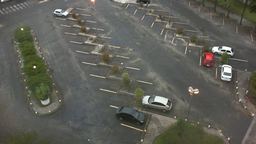
//> input picture testingEnv/ParkingLot_dataset/sequence3/frames/2013-03-19_07_05_01.png, 256 x 144 px, shrunk from 1280 x 720 before the run
$ ./main   (built with g++ and OpenCV 4)
//> lines starting //> are read from the running program, lines starting //| are printed output that depends on the picture; after the words box and inside, x2 and y2 are one past the last pixel; in counts of white or black regions, pixels touching at a corner belong together
//
// Created by trigger on 8/7/24.
//
#include <opencv2/opencv.hpp>

using namespace cv;
using namespace std;

typedef struct Params{

    //define Mat needed to run the method to test
    Mat img;
    Mat mask;
} gParams;

Mat mergeMask(const vector<Mat>& masks){
    if(masks.empty()){
        throw runtime_error("No mask provided, check parameters");
    }


    Mat merged = masks[0].clone();

    for (size_t i = 1; i < masks.size(); ++i) {
        bitwise_or(merged, masks[i], merged);
    }

    return merged;
}

void onMouse(int event, int col, int row, int flags, void* userdata){

    Params &params = *((Params*)userdata);

    if(event == EVENT_LBUTTONDOWN)
    {
        if(params.mask.at<Vec3b>(Point(col, row))[1] == 255){
            std::cout << "Callback OK: PARKED CAR detected at pos: " << col << "   " << row << std::endl;
        } else if(params.mask.at<Vec3b>(Point(col, row))[1] == 0){
            std::cout << "Callback OK: BACKGROUND detected at pos: " << col << "   " << row << std::endl;
        }

    }
}

int main() {
    // Load the image
    Mat img = imread("/home/trigger/Documents/GitHub/Parking_lot_occupancy/ParkingLot_dataset/sequence3/frames/2013-03-19_07_05_01.png");
//> img is the input picture: 144 rows x 256 cols, CV_8UC3; mean B, G, R 86.4, 94.2, 93.9
    if (img.empty()) {
        cout << "Could not open or find the image" << endl;
        return -1;
    }

    gParams userdata;

    Mat bg, fg;
    Mat result = img.clone();

    vector<Mat> masks;

    cv::Mat ycrcb_image;
    cvtColor(img, ycrcb_image, cv::COLOR_BGR2YCrCb);
//> ycrcb_image: 144 rows x 256 cols, CV_8UC3; mean of channels 0, 1, 2 93.2, 128.5, 124.1

    // Split the image into separate channels
    std::vector<cv::Mat> channels;
    split(ycrcb_image, channels);
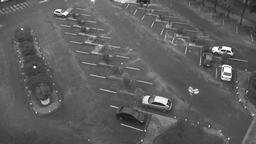
//> channels[0]: 144 rows x 256 cols, CV_8UC1; min 12, max 255, mean 93.2
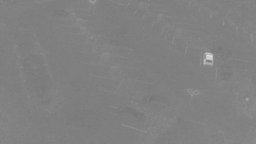
//> channels[1]: 144 rows x 256 cols, CV_8UC1; min 114, max 223, mean 128.5

    // Apply Histogram Equalization to the Y channel (intensity)
    equalizeHist(channels[0], channels[0]);
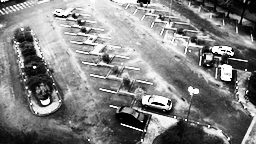
//> channels[0]: 144 rows x 256 cols, CV_8UC1; min 0, max 255, mean 129.5

    // Merge the channels back
    cv::Mat equalized_image;
    merge(channels, equalized_image);
//> equalized_image: 144 rows x 256 cols, CV_8UC3; mean of channels 0, 1, 2 129.5, 128.5, 124.1

    // Convert the image back from YCrCb to BGR
    cvtColor(equalized_image, equalized_image, cv::COLOR_YCrCb2BGR);
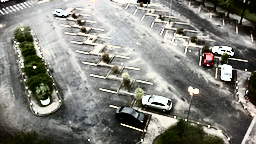
//> equalized_image: 144 rows x 256 cols, CV_8UC3; mean B, G, R 123.2, 130.5, 130.1
    Mat finalSegMask;

    int rectWidth = 170;
    int rectHeight = 100;

    int stepSizei = 170;
    int stepSizej = 100;

    while(true){
        try {
            Mat mask;
            mask.setTo(Scalar(GC_BGD));

            Rect r = selectROI(img);
//> the box from (64, 36) to (192, 108) is selected with the mouse
//> r = Rect(64, 36, 128, 72)

            cout << "STARTED" << endl;

            grabCut(equalized_image, mask, r, bg, fg, 5, GC_INIT_WITH_RECT);
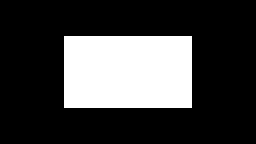
//> mask: 144 rows x 256 cols, CV_8UC1; values 0 (black) and 2 (white), 25% white; 1 white region, box (x1, y1, x2, y2) and area: (64, 36, 192, 108) 9216
//> bg = 65 values, max 570.3 at index 42, min 0.16 at index 0, mean 245.8; fg = 65 values, max 584.8 at index 29, min 0 at index 0, mean 190.3

            grabCut(equalized_image, mask, r, bg, fg, 2, GC_INIT_WITH_MASK);


            Mat fgMask = Mat::zeros(img.size(), img.type());

            for (int x = 0; x < img.rows; x++) {  // Iterate over rows (height)
                for (int y = 0; y < img.cols; y++) {  // Iterate over columns (width)
                    if ((int) mask.at<uchar>(cv::Point(y, x)) == 3 || (int) mask.at<uchar>(cv::Point(y, x)) == 1) {
                        fgMask.at<Vec3b>(cv::Point(y, x))[0] = 0;
                        fgMask.at<Vec3b>(cv::Point(y, x))[1] = 255;
                        fgMask.at<Vec3b>(cv::Point(y, x))[2] = 0;
                    } else {
                        fgMask.at<Vec3b>(cv::Point(y, x))[0] = 0;
                        fgMask.at<Vec3b>(cv::Point(y, x))[1] = 0;
                        fgMask.at<Vec3b>(cv::Point(y, x))[2] = 0;
                    }
                }
            }


            if (!fgMask.empty()) {
                cout << "mask ok saving" << endl;
                Mat kernel = getStructuringElement(MORPH_ELLIPSE, Size(7, 7));
                morphologyEx(fgMask, fgMask, MORPH_CLOSE, kernel);
                morphologyEx(fgMask, fgMask, MORPH_OPEN, kernel);
                masks.push_back(fgMask);
            } else {
                cout << "Mask empty skipping" << endl;
            }

            finalSegMask = mergeMask(masks);
            imshow("test", finalSegMask);
        }catch(const cv::Exception& e) {
            cout << "skipping window, no foreground detected" << endl;
        }
        cout << "READY" << endl;
        int key = waitKey(0);
//> the Esc key is pressed
        if(key == 27) break;
    }

    for (int i = 0; i <= img.rows - rectHeight; i += stepSizei) {
        for (int j = 0; j <= img.cols - rectWidth ; j+= stepSizej) {
            try {
                Mat mask;
                mask.setTo(Scalar(GC_BGD));

                Rect window(j, i, rectWidth, rectHeight);

                cout << "STARTED" << endl;

                grabCut(equalized_image, mask, window, bg, fg, 5, GC_INIT_WITH_RECT);

                grabCut(equalized_image, mask, window, bg, fg, 20, GC_INIT_WITH_MASK);


                Mat fgMask = Mat::zeros(img.size(), img.type());

                for (int x = 0; x < img.rows; x++) {  // Iterate over rows (height)
                    for (int y = 0; y < img.cols; y++) {  // Iterate over columns (width)
                        if ((int) mask.at<uchar>(cv::Point(y, x)) == 3 || (int) mask.at<uchar>(cv::Point(y, x)) == 1) {
                            fgMask.at<Vec3b>(cv::Point(y, x))[0] = 0;
                            fgMask.at<Vec3b>(cv::Point(y, x))[1] = 255;
                            fgMask.at<Vec3b>(cv::Point(y, x))[2] = 0;
                        } else {
                            fgMask.at<Vec3b>(cv::Point(y, x))[0] = 0;
                            fgMask.at<Vec3b>(cv::Point(y, x))[1] = 0;
                            fgMask.at<Vec3b>(cv::Point(y, x))[2] = 0;
                        }
                    }
                }


                if (!fgMask.empty()) {
                    cout << "mask ok saving" << endl;
                    Mat kernel = getStructuringElement(MORPH_ELLIPSE, Size(7, 7));
                    morphologyEx(fgMask, fgMask, MORPH_CLOSE, kernel);
                    morphologyEx(fgMask, fgMask, MORPH_OPEN, kernel);
                    masks.push_back(fgMask);
                } else {
                    cout << "Mask empty skipping" << endl;
                }

                finalSegMask = mergeMask(masks);
                imshow("test", finalSegMask);
            }catch(const cv::Exception& e) {
                cout << "skipping window, no foreground detected" << endl;
            }
            cout << "READY" << endl;
            waitKey(50);
        }
    }
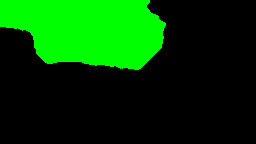
//> masks[0]: 144 rows x 256 cols, CV_8UC3; mean B, G, R 0, 61.8, 0
//> after the loop, bg = 65 values, max 4112.9 at index 38, min 0.169 at index 4, mean 722.4; fg = 65 values, max 4053.1 at index 37, min 0.103 at index 1, mean 697.9

    addWeighted(finalSegMask, 1, result, 0.5, 0, result);
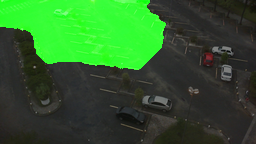
//> result: 144 rows x 256 cols, CV_8UC3; mean B, G, R 43.2, 95.8, 47
    userdata.img = result;
    userdata.mask = finalSegMask;
    imshow("output", result);
    setMouseCallback("output", onMouse, &userdata);
    waitKey(0);
    return 0;
}
